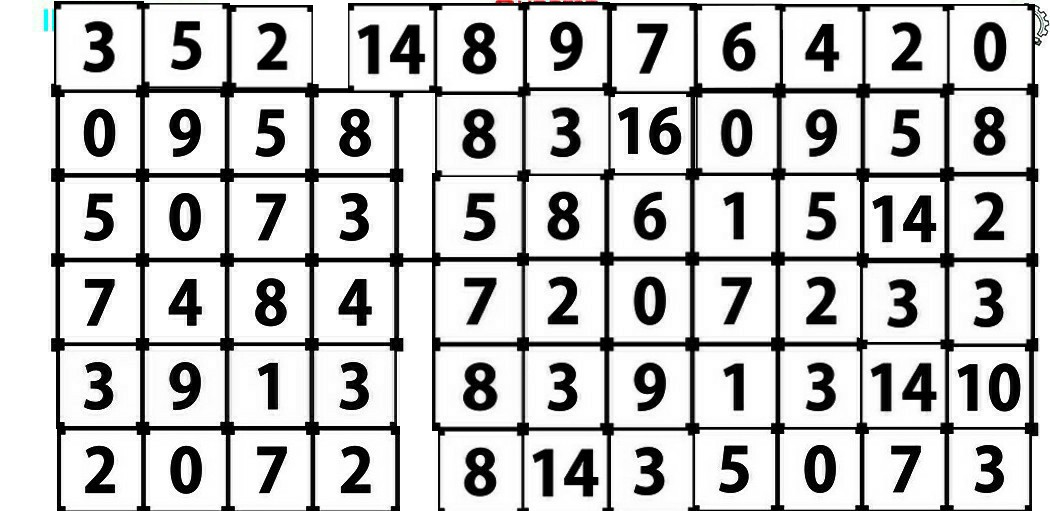
#> input picture training.jpg, 1050 x 511 px
$ python training.py   (Python 2 division)
#> lines starting #> are read from the running program, lines starting #| are printed output that depends on the picture; after the words box and inside, x2 and y2 are one past the last pixel; in counts of white or black regions, pixels touching at a corner belong together
import sys

import numpy as np
import cv2

im = cv2.imread('training.jpg')
#> im is the input picture: shape (511, 1050, 3); mean B, G, R 199.2, 199.2, 199.2
im3 = im.copy()

roii = im[2:,59:1033,:]
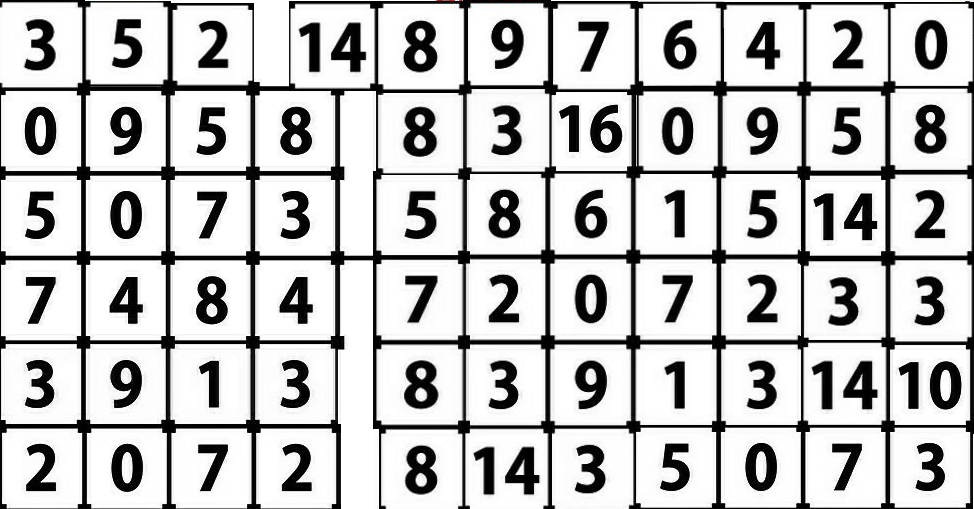
#> roii: shape (509, 974, 3); mean B, G, R 196.3, 196.3, 196.3
gray = cv2.cvtColor(roii,cv2.COLOR_BGR2GRAY)
blur = cv2.GaussianBlur(gray,(5,5),0)
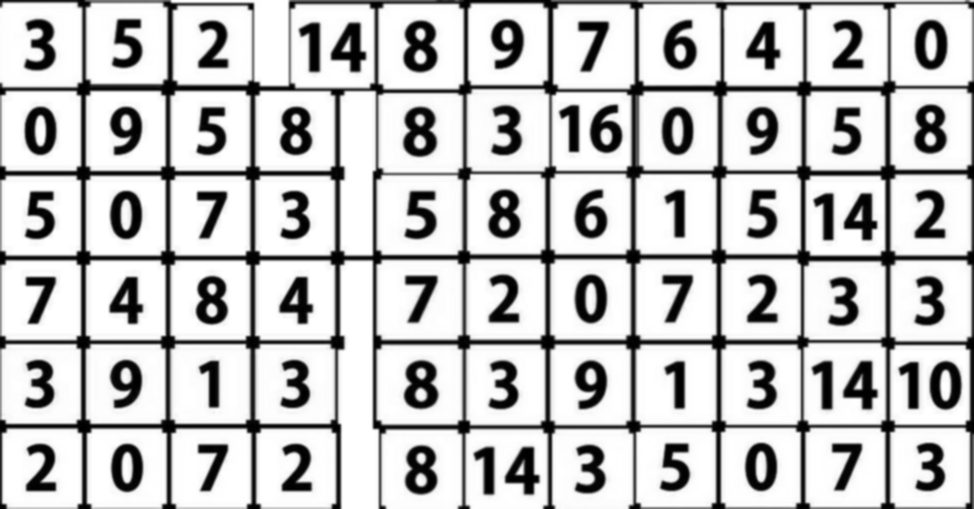
#> blur: shape (509, 974); min 0, max 255, mean 196.3
thresh = cv2.adaptiveThreshold(blur,255,1,1,11,2)
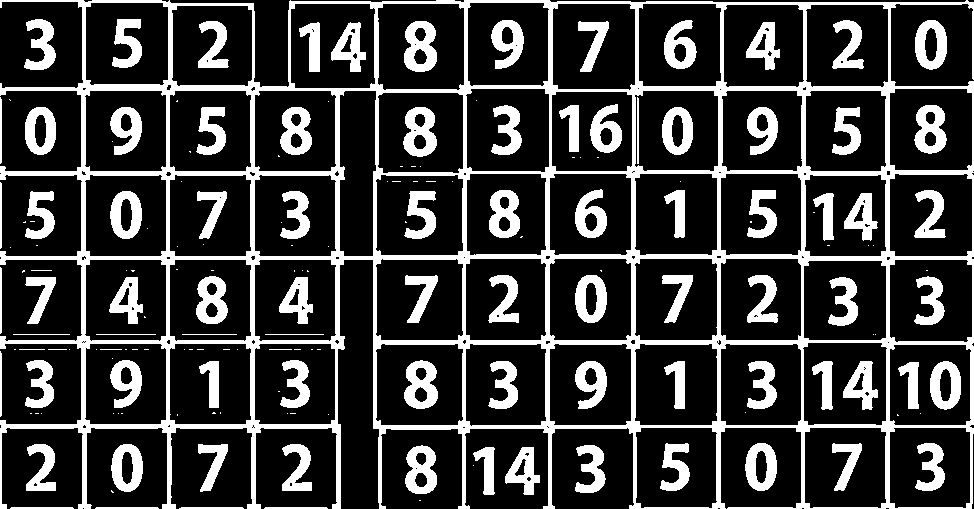
#> thresh: shape (509, 974); 22.9% white; 175 white regions (85 under 20 px)

#################      Now finding Contours         ###################

contours,hierarchy = cv2.findContours(thresh,cv2.RETR_CCOMP,cv2.CHAIN_APPROX_SIMPLE)
#> contours = 345 contours, 167 with area under 20; largest, box (x1, y1, x2, y2) and area: (0, 0, 974, 509) 390106, (377, 3, 465, 91) 7340, (290, 3, 376, 89) 7072, (552, 3, 636, 91) 7048, (375, 343, 464, 426) 6914

samples =  np.empty((0,100))
responses = []
keys = [i for i in range(48,58)]

for cnt in contours:
    if 100 < cv2.arcLength(cnt,True) < 250:
        [x,y,w,h] = cv2.boundingRect(cnt)

        if  (h < 60) & (w < 60) :
            cv2.drawContours(roii,[cnt],0,(0,255,0),2)
            roi = thresh[y:y+h,x:x+w]
            roismall = cv2.resize(roi,(10,10))
            cv2.imshow('norm',im)
            key = cv2.waitKey(0)

            if key == 27:  # (escape to quit)
                sys.exit()
#> (the program exits here)
